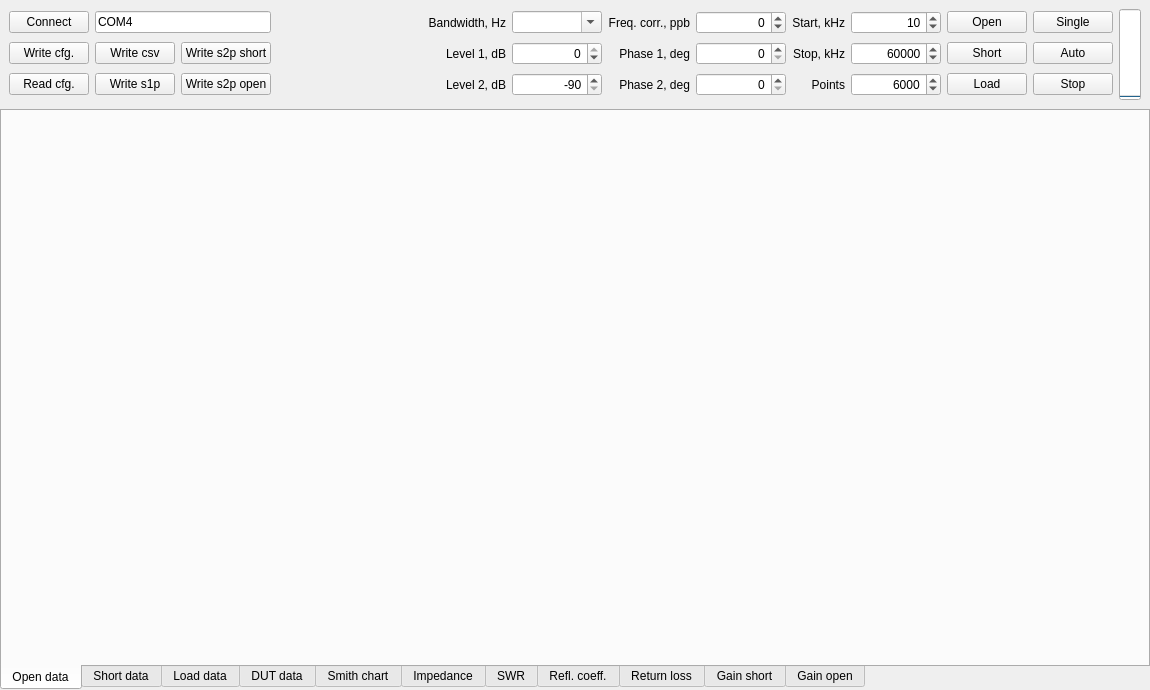
<?xml version="1.0" encoding="UTF-8"?>
<ui version="4.0">
 <class>VNA</class>
 <widget class="QMainWindow" name="VNA">
  <property name="geometry">
   <rect>
    <x>0</x>
    <y>0</y>
    <width>1150</width>
    <height>690</height>
   </rect>
  </property>
  <property name="minimumSize">
   <size>
    <width>1150</width>
    <height>690</height>
   </size>
  </property>
  <property name="windowTitle">
   <string>Vector Network Analyzer</string>
  </property>
  <widget class="QWidget" name="centralWidget">
   <layout class="QGridLayout" name="centralLayout">
    <property name="leftMargin">
     <number>0</number>
    </property>
    <property name="topMargin">
     <number>0</number>
    </property>
    <property name="rightMargin">
     <number>0</number>
    </property>
    <property name="bottomMargin">
     <number>0</number>
    </property>
    <property name="spacing">
     <number>0</number>
    </property>
    <item row="0" column="0">
     <widget class="QWidget" name="cfgWidget" native="true">
      <layout class="QGridLayout" name="cfgLayout">
       <property name="rightMargin">
        <number>3</number>
       </property>
       <item row="0" column="0">
        <widget class="QPushButton" name="connectButton">
         <property name="text">
          <string>Connect</string>
         </property>
        </widget>
       </item>
       <item row="1" column="0">
        <widget class="QPushButton" name="writeButton">
         <property name="text">
          <string>Write cfg.</string>
         </property>
        </widget>
       </item>
       <item row="2" column="0">
        <widget class="QPushButton" name="readButton">
         <property name="text">
          <string>Read cfg.</string>
         </property>
        </widget>
       </item>
       <item row="0" column="1" colspan="2">
        <widget class="QLineEdit" name="addrValue">
         <property name="text">
          <string>COM4</string>
         </property>
         <property name="maxLength">
          <number>15</number>
         </property>
        </widget>
       </item>
       <item row="1" column="1">
        <widget class="QPushButton" name="csvButton">
         <property name="text">
          <string>Write csv</string>
         </property>
        </widget>
       </item>
       <item row="2" column="1">
        <widget class="QPushButton" name="s1pButton">
         <property name="text">
          <string>Write s1p</string>
         </property>
        </widget>
       </item>
       <item row="1" column="2">
        <widget class="QPushButton" name="s2pshortButton">
         <property name="text">
          <string>Write s2p short</string>
         </property>
        </widget>
       </item>
       <item row="2" column="2">
        <widget class="QPushButton" name="s2popenButton">
         <property name="text">
          <string>Write s2p open</string>
         </property>
        </widget>
       </item>
       <item row="0" column="3">
        <spacer name="spacer">
         <property name="orientation">
          <enum>Qt::Horizontal</enum>
         </property>
         <property name="sizeHint" stdset="0">
          <size>
           <width>40</width>
           <height>20</height>
          </size>
         </property>
        </spacer>
       </item>
       <item row="0" column="4">
        <widget class="QLabel" name="rateLabel">
         <property name="text">
          <string>Bandwidth, Hz</string>
         </property>
         <property name="alignment">
          <set>Qt::AlignRight|Qt::AlignTrailing|Qt::AlignVCenter</set>
         </property>
        </widget>
       </item>
       <item row="1" column="4">
        <widget class="QLabel" name="level1Label">
         <property name="text">
          <string>Level 1, dB</string>
         </property>
         <property name="alignment">
          <set>Qt::AlignRight|Qt::AlignTrailing|Qt::AlignVCenter</set>
         </property>
        </widget>
       </item>
       <item row="2" column="4">
        <widget class="QLabel" name="level2Label">
         <property name="text">
          <string>Level 2, dB</string>
         </property>
         <property name="alignment">
          <set>Qt::AlignRight|Qt::AlignTrailing|Qt::AlignVCenter</set>
         </property>
        </widget>
       </item>
       <item row="0" column="5">
        <widget class="QComboBox" name="rateValue">
         <property name="minimumSize">
          <size>
           <width>90</width>
           <height>0</height>
          </size>
         </property>
         <property name="editable">
          <bool>true</bool>
         </property>
        </widget>
       </item>
       <item row="1" column="5">
        <widget class="QSpinBox" name="level1Value">
         <property name="minimumSize">
          <size>
           <width>90</width>
           <height>0</height>
          </size>
         </property>
         <property name="alignment">
          <set>Qt::AlignRight|Qt::AlignTrailing|Qt::AlignVCenter</set>
         </property>
         <property name="minimum">
          <number>-90</number>
         </property>
         <property name="maximum">
          <number>0</number>
         </property>
         <property name="singleStep">
          <number>6</number>
         </property>
         <property name="value">
          <number>0</number>
         </property>
        </widget>
       </item>
       <item row="2" column="5">
        <widget class="QSpinBox" name="level2Value">
         <property name="minimumSize">
          <size>
           <width>90</width>
           <height>0</height>
          </size>
         </property>
         <property name="alignment">
          <set>Qt::AlignRight|Qt::AlignTrailing|Qt::AlignVCenter</set>
         </property>
         <property name="minimum">
          <number>-90</number>
         </property>
         <property name="maximum">
          <number>0</number>
         </property>
         <property name="singleStep">
          <number>6</number>
         </property>
         <property name="value">
          <number>-90</number>
         </property>
        </widget>
       </item>
       <item row="0" column="6">
        <widget class="QLabel" name="corrLabel">
         <property name="text">
          <string>Freq. corr., ppb</string>
         </property>
         <property name="alignment">
          <set>Qt::AlignRight|Qt::AlignTrailing|Qt::AlignVCenter</set>
         </property>
        </widget>
       </item>
       <item row="1" column="6">
        <widget class="QLabel" name="phase1Label">
         <property name="text">
          <string>Phase 1, deg</string>
         </property>
         <property name="alignment">
          <set>Qt::AlignRight|Qt::AlignTrailing|Qt::AlignVCenter</set>
         </property>
        </widget>
       </item>
       <item row="2" column="6">
        <widget class="QLabel" name="phase2Label">
         <property name="text">
          <string>Phase 2, deg</string>
         </property>
         <property name="alignment">
          <set>Qt::AlignRight|Qt::AlignTrailing|Qt::AlignVCenter</set>
         </property>
        </widget>
       </item>
       <item row="0" column="7">
        <widget class="QSpinBox" name="corrValue">
         <property name="minimumSize">
          <size>
           <width>90</width>
           <height>0</height>
          </size>
         </property>
         <property name="alignment">
          <set>Qt::AlignRight|Qt::AlignTrailing|Qt::AlignVCenter</set>
         </property>
         <property name="minimum">
          <number>-100000</number>
         </property>
         <property name="maximum">
          <number>100000</number>
         </property>
         <property name="singleStep">
          <number>100</number>
         </property>
        </widget>
       </item>
       <item row="1" column="7">
        <widget class="QSpinBox" name="phase1Value">
         <property name="minimumSize">
          <size>
           <width>90</width>
           <height>0</height>
          </size>
         </property>
         <property name="alignment">
          <set>Qt::AlignRight|Qt::AlignTrailing|Qt::AlignVCenter</set>
         </property>
         <property name="minimum">
          <number>0</number>
         </property>
         <property name="maximum">
          <number>360</number>
         </property>
         <property name="singleStep">
          <number>5</number>
         </property>
         <property name="value">
          <number>0</number>
         </property>
        </widget>
       </item>
       <item row="2" column="7">
        <widget class="QSpinBox" name="phase2Value">
         <property name="minimumSize">
          <size>
           <width>90</width>
           <height>0</height>
          </size>
         </property>
         <property name="alignment">
          <set>Qt::AlignRight|Qt::AlignTrailing|Qt::AlignVCenter</set>
         </property>
         <property name="minimum">
          <number>0</number>
         </property>
         <property name="maximum">
          <number>360</number>
         </property>
         <property name="singleStep">
          <number>5</number>
         </property>
         <property name="value">
          <number>0</number>
         </property>
        </widget>
       </item>
       <item row="2" column="8">
        <widget class="QLabel" name="sizeLabel">
         <property name="text">
          <string>Points</string>
         </property>
         <property name="alignment">
          <set>Qt::AlignRight|Qt::AlignTrailing|Qt::AlignVCenter</set>
         </property>
        </widget>
       </item>
       <item row="1" column="8">
        <widget class="QLabel" name="stopLabel">
         <property name="text">
          <string>Stop, kHz</string>
         </property>
         <property name="alignment">
          <set>Qt::AlignRight|Qt::AlignTrailing|Qt::AlignVCenter</set>
         </property>
        </widget>
       </item>
       <item row="0" column="8">
        <widget class="QLabel" name="startLabel">
         <property name="text">
          <string>Start, kHz</string>
         </property>
         <property name="alignment">
          <set>Qt::AlignRight|Qt::AlignTrailing|Qt::AlignVCenter</set>
         </property>
        </widget>
       </item>
       <item row="2" column="9">
        <widget class="QSpinBox" name="sizeValue">
         <property name="minimumSize">
          <size>
           <width>90</width>
           <height>0</height>
          </size>
         </property>
         <property name="alignment">
          <set>Qt::AlignRight|Qt::AlignTrailing|Qt::AlignVCenter</set>
         </property>
         <property name="minimum">
          <number>10</number>
         </property>
         <property name="maximum">
          <number>32760</number>
         </property>
         <property name="singleStep">
          <number>10</number>
         </property>
         <property name="value">
          <number>6000</number>
         </property>
        </widget>
       </item>
       <item row="1" column="9">
        <widget class="QSpinBox" name="stopValue">
         <property name="minimumSize">
          <size>
           <width>90</width>
           <height>0</height>
          </size>
         </property>
         <property name="alignment">
          <set>Qt::AlignRight|Qt::AlignTrailing|Qt::AlignVCenter</set>
         </property>
         <property name="minimum">
          <number>0</number>
         </property>
         <property name="maximum">
          <number>62500</number>
         </property>
         <property name="singleStep">
          <number>10</number>
         </property>
         <property name="value">
          <number>60000</number>
         </property>
        </widget>
       </item>
       <item row="0" column="9">
        <widget class="QSpinBox" name="startValue">
         <property name="minimumSize">
          <size>
           <width>90</width>
           <height>0</height>
          </size>
         </property>
         <property name="alignment">
          <set>Qt::AlignRight|Qt::AlignTrailing|Qt::AlignVCenter</set>
         </property>
         <property name="minimum">
          <number>0</number>
         </property>
         <property name="maximum">
          <number>62500</number>
         </property>
         <property name="singleStep">
          <number>10</number>
         </property>
         <property name="value">
          <number>10</number>
         </property>
        </widget>
       </item>
       <item row="0" column="10">
        <widget class="QPushButton" name="openSweep">
         <property name="text">
          <string>Open</string>
         </property>
        </widget>
       </item>
       <item row="1" column="10">
        <widget class="QPushButton" name="shortSweep">
         <property name="text">
          <string>Short</string>
         </property>
        </widget>
       </item>
       <item row="2" column="10">
        <widget class="QPushButton" name="loadSweep">
         <property name="text">
          <string>Load</string>
         </property>
        </widget>
       </item>
       <item row="0" column="11">
        <widget class="QPushButton" name="singleSweep">
         <property name="text">
          <string>Single</string>
         </property>
        </widget>
       </item>
       <item row="1" column="11">
        <widget class="QPushButton" name="autoSweep">
         <property name="text">
          <string>Auto</string>
         </property>
        </widget>
       </item>
       <item row="2" column="11">
        <widget class="QPushButton" name="stopSweep">
         <property name="text">
          <string>Stop</string>
         </property>
        </widget>
       </item>
      </layout>
     </widget>
    </item>
    <item row="0" column="1">
     <widget class="QWidget" name="progressWidget" native="true">
      <layout class="QGridLayout" name="progressLayout">
       <property name="leftMargin">
        <number>3</number>
       </property>
       <item row="0" column="0">
        <widget class="QProgressBar" name="progressBar">
         <property name="sizePolicy">
          <sizepolicy hsizetype="Fixed" vsizetype="Fixed">
           <horstretch>0</horstretch>
           <verstretch>0</verstretch>
          </sizepolicy>
         </property>
         <property name="textVisible">
          <bool>false</bool>
         </property>
         <property name="orientation">
          <enum>Qt::Vertical</enum>
         </property>
        </widget>
       </item>
      </layout>
     </widget>
    </item>
    <item row="1" column="0" colspan="2">
     <widget class="QTabWidget" name="tabWidget">
      <property name="tabPosition">
       <enum>QTabWidget::South</enum>
      </property>
      <widget class="QWidget" name="openTab">
       <attribute name="title">
        <string>Open data</string>
       </attribute>
       <layout class="QVBoxLayout" name="openLayout">
        <property name="spacing">
         <number>0</number>
        </property>
        <property name="leftMargin">
         <number>0</number>
        </property>
        <property name="topMargin">
         <number>0</number>
        </property>
        <property name="rightMargin">
         <number>0</number>
        </property>
        <property name="bottomMargin">
         <number>0</number>
        </property>
       </layout>
      </widget>
      <widget class="QWidget" name="shortTab">
       <attribute name="title">
        <string>Short data</string>
       </attribute>
       <layout class="QVBoxLayout" name="shortLayout">
        <property name="spacing">
         <number>0</number>
        </property>
        <property name="leftMargin">
         <number>0</number>
        </property>
        <property name="topMargin">
         <number>0</number>
        </property>
        <property name="rightMargin">
         <number>0</number>
        </property>
        <property name="bottomMargin">
         <number>0</number>
        </property>
       </layout>
      </widget>
      <widget class="QWidget" name="loadTab">
       <attribute name="title">
        <string>Load data</string>
       </attribute>
       <layout class="QVBoxLayout" name="loadLayout">
        <property name="spacing">
         <number>0</number>
        </property>
        <property name="leftMargin">
         <number>0</number>
        </property>
        <property name="topMargin">
         <number>0</number>
        </property>
        <property name="rightMargin">
         <number>0</number>
        </property>
        <property name="bottomMargin">
         <number>0</number>
        </property>
       </layout>
      </widget>
      <widget class="QWidget" name="dutTab">
       <attribute name="title">
        <string>DUT data</string>
       </attribute>
       <layout class="QVBoxLayout" name="dutLayout">
        <property name="spacing">
         <number>0</number>
        </property>
        <property name="leftMargin">
         <number>0</number>
        </property>
        <property name="topMargin">
         <number>0</number>
        </property>
        <property name="rightMargin">
         <number>0</number>
        </property>
        <property name="bottomMargin">
         <number>0</number>
        </property>
       </layout>
      </widget>
      <widget class="QWidget" name="smithTab">
       <attribute name="title">
        <string>Smith chart</string>
       </attribute>
       <layout class="QVBoxLayout" name="smithLayout">
        <property name="spacing">
         <number>0</number>
        </property>
        <property name="leftMargin">
         <number>0</number>
        </property>
        <property name="topMargin">
         <number>0</number>
        </property>
        <property name="rightMargin">
         <number>0</number>
        </property>
        <property name="bottomMargin">
         <number>0</number>
        </property>
       </layout>
      </widget>
      <widget class="QWidget" name="impTab">
       <attribute name="title">
        <string>Impedance</string>
       </attribute>
       <layout class="QVBoxLayout" name="impLayout">
        <property name="spacing">
         <number>0</number>
        </property>
        <property name="leftMargin">
         <number>0</number>
        </property>
        <property name="topMargin">
         <number>0</number>
        </property>
        <property name="rightMargin">
         <number>0</number>
        </property>
        <property name="bottomMargin">
         <number>0</number>
        </property>
       </layout>
      </widget>
      <widget class="QWidget" name="swrTab">
       <attribute name="title">
        <string>SWR</string>
       </attribute>
       <layout class="QVBoxLayout" name="swrLayout">
        <property name="spacing">
         <number>0</number>
        </property>
        <property name="leftMargin">
         <number>0</number>
        </property>
        <property name="topMargin">
         <number>0</number>
        </property>
        <property name="rightMargin">
         <number>0</number>
        </property>
        <property name="bottomMargin">
         <number>0</number>
        </property>
       </layout>
      </widget>
      <widget class="QWidget" name="gammaTab">
       <attribute name="title">
        <string>Refl. coeff.</string>
       </attribute>
       <layout class="QVBoxLayout" name="gammaLayout">
        <property name="spacing">
         <number>0</number>
        </property>
        <property name="leftMargin">
         <number>0</number>
        </property>
        <property name="topMargin">
         <number>0</number>
        </property>
        <property name="rightMargin">
         <number>0</number>
        </property>
        <property name="bottomMargin">
         <number>0</number>
        </property>
       </layout>
      </widget>
      <widget class="QWidget" name="rlTab">
       <attribute name="title">
        <string>Return loss</string>
       </attribute>
       <layout class="QVBoxLayout" name="rlLayout">
        <property name="spacing">
         <number>0</number>
        </property>
        <property name="leftMargin">
         <number>0</number>
        </property>
        <property name="topMargin">
         <number>0</number>
        </property>
        <property name="rightMargin">
         <number>0</number>
        </property>
        <property name="bottomMargin">
         <number>0</number>
        </property>
       </layout>
      </widget>
      <widget class="QWidget" name="gain_shortTab">
       <attribute name="title">
        <string>Gain short</string>
       </attribute>
       <layout class="QVBoxLayout" name="gain_shortLayout">
        <property name="spacing">
         <number>0</number>
        </property>
        <property name="leftMargin">
         <number>0</number>
        </property>
        <property name="topMargin">
         <number>0</number>
        </property>
        <property name="rightMargin">
         <number>0</number>
        </property>
        <property name="bottomMargin">
         <number>0</number>
        </property>
       </layout>
      </widget>
      <widget class="QWidget" name="gain_openTab">
       <attribute name="title">
        <string>Gain open</string>
       </attribute>
       <layout class="QVBoxLayout" name="gain_openLayout">
        <property name="spacing">
         <number>0</number>
        </property>
        <property name="leftMargin">
         <number>0</number>
        </property>
        <property name="topMargin">
         <number>0</number>
        </property>
        <property name="rightMargin">
         <number>0</number>
        </property>
        <property name="bottomMargin">
         <number>0</number>
        </property>
       </layout>
      </widget>
     </widget>
    </item>
   </layout>
  </widget>
 </widget>
 <tabstops>
  <tabstop>addrValue</tabstop>
  <tabstop>connectButton</tabstop>
  <tabstop>rateValue</tabstop>
  <tabstop>level1Value</tabstop>
  <tabstop>level2Value</tabstop>
  <tabstop>corrValue</tabstop>
  <tabstop>phase1Value</tabstop>
  <tabstop>phase2Value</tabstop>
  <tabstop>startValue</tabstop>
  <tabstop>stopValue</tabstop>
  <tabstop>sizeValue</tabstop>
  <tabstop>openSweep</tabstop>
  <tabstop>shortSweep</tabstop>
  <tabstop>loadSweep</tabstop>
  <tabstop>singleSweep</tabstop>
  <tabstop>autoSweep</tabstop>
  <tabstop>stopSweep</tabstop>
  <tabstop>writeButton</tabstop>
  <tabstop>readButton</tabstop>
  <tabstop>csvButton</tabstop>
  <tabstop>s1pButton</tabstop>
  <tabstop>s2pshortButton</tabstop>
  <tabstop>s2popenButton</tabstop>
</tabstops>
 <resources/>
 <connections/>
</ui>
